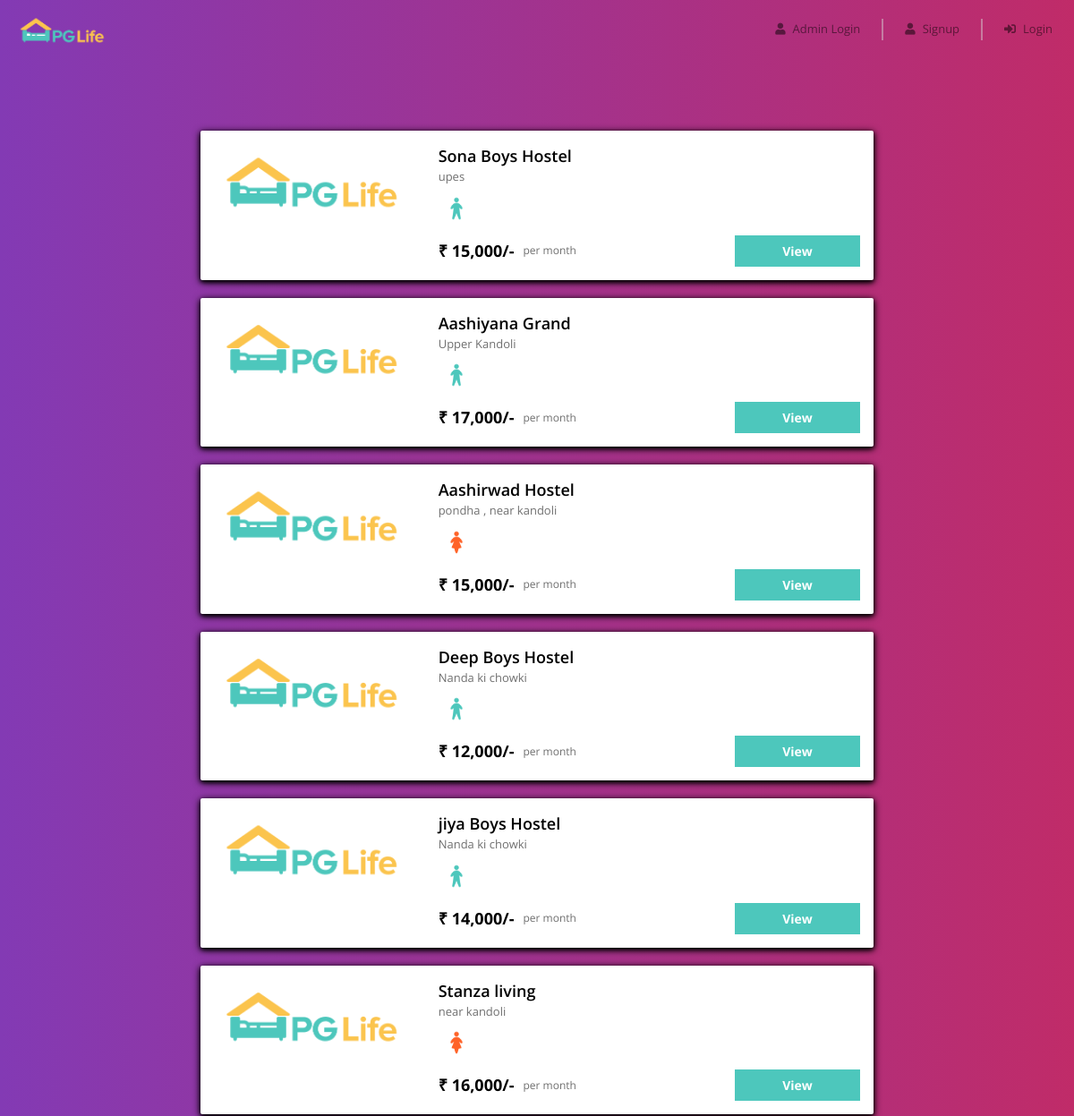
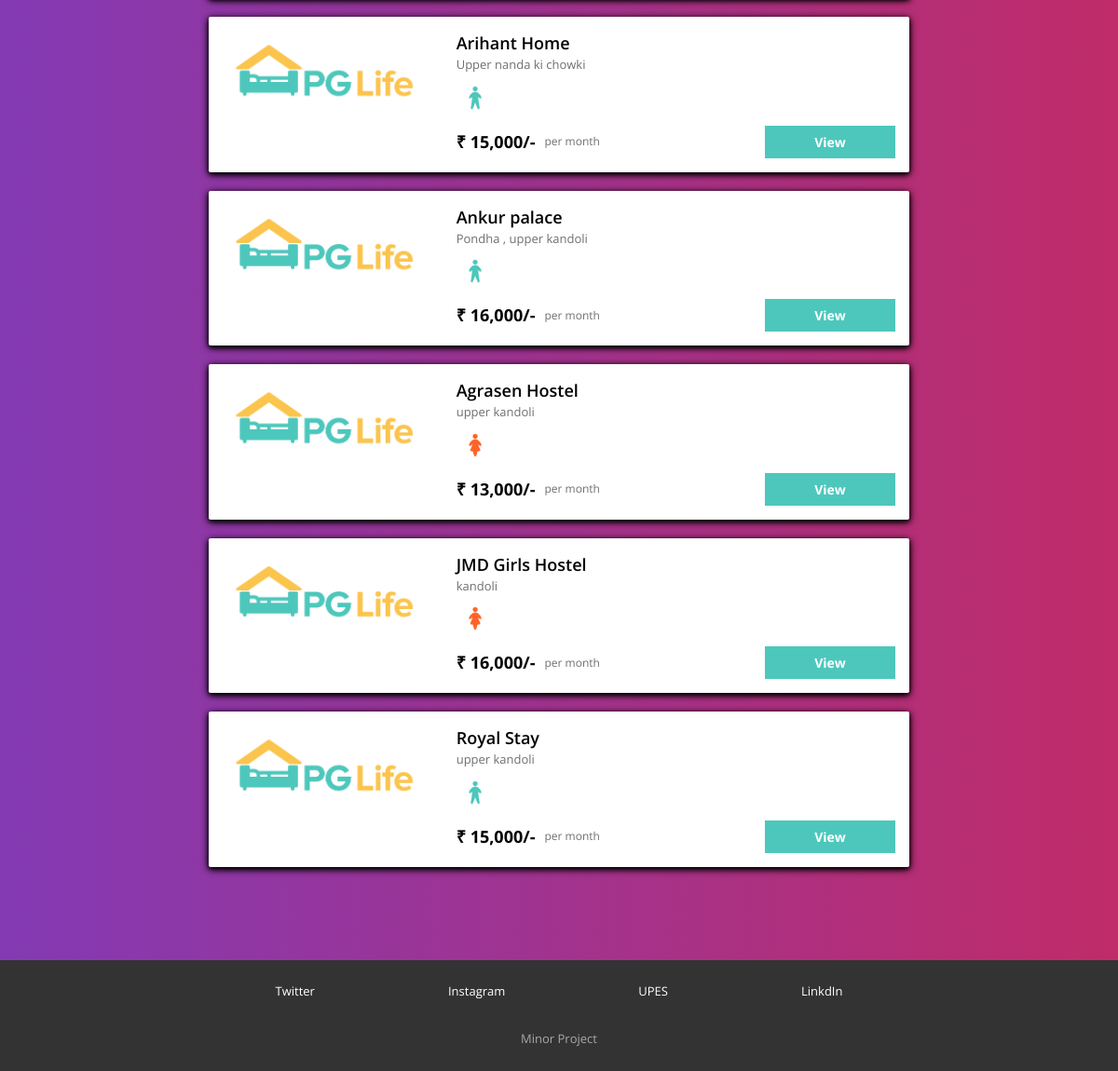
Page /filter.php on the committed database (2 pictures, top to bottom).
### tables this page shows
CREATE TABLE `amenities` (
  `id` int(255) UNSIGNED NOT NULL,
  `amenitie0` varchar(255) DEFAULT NULL,
  `amenitie1` varchar(255) DEFAULT NULL,
  `amenitie2` varchar(255) DEFAULT NULL,
  `amenitie3` varchar(255) DEFAULT NULL,
  `amenitie4` varchar(255) DEFAULT NULL,
  `amenitie5` varchar(255) DEFAULT NULL,
  `amenitie6` varchar(255) DEFAULT NULL,
  `amenitie7` varchar(255) DEFAULT NULL,
  `amenitie8` varchar(255) DEFAULT NULL,
  `amenitie9` varchar(255) DEFAULT NULL,
  `amenitie10` varchar(255) DEFAULT NULL,
  `amenitie11` varchar(255) DEFAULT NULL,
  `amenitie12` varchar(255) DEFAULT NULL,
  `amenitie13` varchar(255) DEFAULT NULL,
  `amenitie14` varchar(255) DEFAULT NULL,
  `amenitie15` varchar(255) DEFAULT NULL
);

CREATE TABLE `properties` (
  `id` tinyint(125) UNSIGNED NOT NULL,
  `name` varchar(255) NOT NULL,
  `address` text NOT NULL,
  `gender` varchar(255) NOT NULL,
  `rent` int(255) NOT NULL,
  `approve` tinyint(1) NOT NULL DEFAULT 0
);

### filter.php (the view, shortened to what this page needs)
<?php
require "includes/database_connect.php";
$amenitie0 = ($_GET['amenitie0'] != '0') ? "cctv" : "0";
$amenitie1 = ($_GET['amenitie1'] != '0') ? "ac" : "0";
$amenitie2 = ($_GET['amenitie2'] != '0') ? "bed" : "0";
$amenitie3 = ($_GET['amenitie3'] != '0') ? "double bed" : "0";
$amenitie4 = ($_GET['amenitie4'] != '0') ? "dining" : "0";
$amenitie5 = ($_GET['amenitie5'] != '0') ? "gym" : "0";
$amenitie6 = ($_GET['amenitie6'] != '0') ? "lift" : "0";
$amenitie7 = ($_GET['amenitie7'] != '0') ? "parking" : "0";
$amenitie8 = ($_GET['amenitie8'] != '0') ? "powerbackup" : "0";
$amenitie9 = ($_GET['amenitie9'] != '0') ? "washing machine" : "0";
$amenitie10 = ($_GET['amenitie10'] != '0') ? "geyser" : "0";
$amenitie11 = ($_GET['amenitie11'] != '0') ? "rowater" : "0";
$amenitie12 = ($_GET['amenitie12'] != '0') ? "tv" : "0";
$amenitie13 = ($_GET['amenitie13'] != '0') ? "wifi" : "0";
$amenitie14 = ($_GET['amenitie14'] != '0') ? "fire exit" : "0";
$amenitie15 = ($_GET['amenitie15'] != '0') ? "garden" : "0";
$sql_3 = "SELECT p.id,p.name,p.address,p.gender,p.rent,a.id,a.amenitie0, a.amenitie1, a.amenitie2, a.amenitie3, a.amenitie4, a.amenitie5, a.amenitie6, a.amenitie7, a.amenitie8, a.amenitie9, a.amenitie10, a.amenitie11, a.amenitie12, a.amenitie13, a.amenitie14, a.amenitie15
            FROM amenities a
            INNER JOIN properties p
            ON a.id = p.id
            WHERE a.amenitie0='$amenitie0' OR a.amenitie1='$amenitie1' OR a.amenitie2='$amenitie2' OR a.amenitie3='$amenitie3' OR a.amenitie4='$amenitie4' OR a.amenitie5='$amenitie5' OR a.amenitie6='$amenitie6' OR a.amenitie7='$amenitie7' OR a.amenitie8='$amenitie8' OR a.amenitie9='$amenitie9' OR a.amenitie10='$amenitie10' OR a.amenitie11='$amenitie11' OR a.amenitie12='$amenitie12' OR a.amenitie13='$amenitie13' OR a.amenitie14='$amenitie14' OR a.amenitie15='$amenitie15';";
$result_3 = mysqli_query($conn, $sql_3);
$properties = mysqli_fetch_all($result_3, MYSQLI_ASSOC);
?>
<!DOCTYPE html>
<html lang="en">
<head>
    <?php
    include "includes/head_links.php";
    ?>
    <link href="css/home.css" rel="stylesheet" />
    <link href="css/property_list.css" rel="stylesheet" />
    <link href="css/extra.css" rel="stylesheet" />
</head>
<body class="anim" style="color: black;">
    <?php
    include "includes/header.php";
    ?>
    <div class=" page-container">
        <?php
        foreach ($properties as $property) {
        ?>
            <div class="property-card property-id-<?= $property['id'] ?> row">
                <div class="image-container col-md-4">
                    <img src="admin/img/properties/profile<?= $property['id'] ?>.png" />
                </div>
                <div class="content-container col-md-8">
                    <div class="detail-container">
                        <div class="property-name"><?= $property['name'] ?></div>
                        <div class="property-address"><?= $property['address'] ?></div>
                        <div class="property-gender">
                            <?php
                            if ($property['gender'] == "male") {
                            ?>
                                <img src="img/male.png" />
                            <?php
                            } else {
                            ?>
                                <img src="img/female.png" />
                            <?php
                            }
                            ?>
                        </div>
                    </div>
                    <div class="row no-gutters">
                        <div class="rent-container col-6">
                            <div class="rent">₹ <?= number_format($property['rent']) ?>/-</div>
                            <div class="rent-unit">per month</div>
                        </div>
                        <div class="button-container col-6">
                            <a href="property_detail.php?property_id=<?= $property['id'] ?>" class="btn btn-primary">View</a>
                        </div>
                    </div>
                </div>
            </div>
        <?php
        }
        ?>
    </div>
    <?php
    include "includes/footer.php";
    ?>
</body>
</html>

### admin/css/common.css (style rules this page uses)
* { box-sizing: border-box; font-family: 'Open Sans', sans-serif; }
body { color: #ffffff00; font-size: 16px; position: relative; }
.btn-primary, .btn-warning, .btn-danger { color: white; font-weight: bold; }
.page-container { max-width: 800px; padding: 80px 24px; margin: auto; }

### css/property_list.css (style rules this page uses)
.property-card { background-color: #ffffff; border-radius: 2px; padding: 15px 0px; margin: 0px auto 20px; box-shadow: 0 2px 5px 0 rgba(0, 0, 0, 0.16), 0 2px 10px 0 rgba(0, 0, 0, 0.12); }
.image-container { text-align: center; }
.image-container img { width: 100%; max-width: 300px; }
.detail-container { padding-bottom: 10px; }
.property-name { font-size: 18px; font-weight: 600; }
.property-address { color: #6f6f6f; font-size: 13px; padding-bottom: 5px; }
.property-gender img { width: 40px; }
.rent-container { display: flex; align-items: center; }
.rent { font-size: 18px; font-weight: bold; padding-right: 10px; }
.rent-unit { color: #6f6f6f; font-size: 12px; }
.button-container .btn { font-size: 14px; border-radius: 0px; width: 140px; float: right; }

### css/extra.css (style rules this page uses)
body { color: white; background: linear-gradient( to right, #833ab4, #fd1d1d, #fcb045); background-size: 400% 400%; animation: animate-background 50s infinite ease-in-out; }
.anim { background: linear-gradient( to right, #833ab4, #fd1d1d, #fcb045); background-size: 400% 400%; animation: animate-bg 50s infinite ease-in-out; }
.property-card { box-shadow: 0 2px 5px 0 rgb(0, 0, 0), 0 2px 10px 0 rgb(0, 0, 0); }

### rows in the picture
amenities: properties.name "Sona Boys Hostel", properties.address "upes", properties.rent "15,000"
amenities: properties.name "Aashiyana Grand", properties.address "Upper Kandoli", properties.rent "17,000"
amenities: properties.name "Aashirwad Hostel", properties.address "pondha , near kandoli", properties.rent "15,000"
amenities: properties.name "Deep Boys Hostel", properties.address "Nanda ki chowki", properties.rent "12,000"
amenities: properties.name "jiya Boys Hostel", properties.address "Nanda ki chowki", properties.rent "14,000"
amenities: properties.name "Stanza living", properties.address "near kandoli", properties.rent "16,000"
amenities: properties.name "Arihant Home", properties.address "Upper nanda ki chowki", properties.rent "15,000"
amenities: properties.name "Ankur palace", properties.address "Pondha , upper kandoli", properties.rent "16,000"
amenities: properties.name "Agrasen Hostel", properties.address "upper kandoli", properties.rent "13,000"
amenities: properties.name "JMD Girls Hostel", properties.address "kandoli", properties.rent "16,000"
amenities: properties.name "Royal Stay", properties.address "upper kandoli", properties.rent "15,000"
